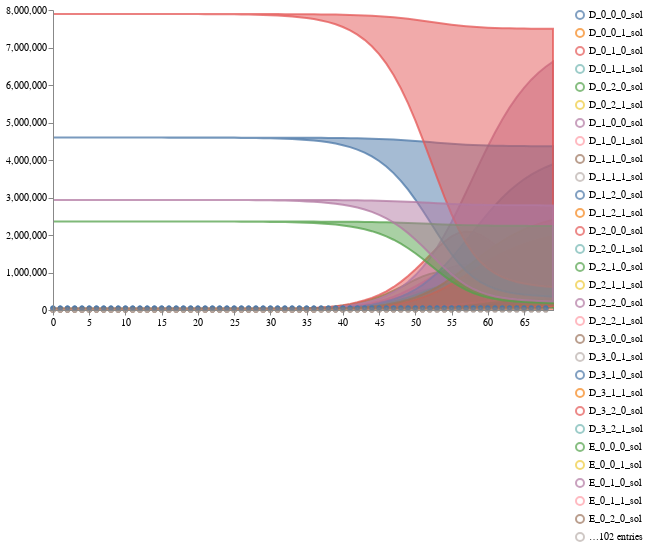

Here is the notebook cell this chart was saved with:
### Markdown cell above
## Load, calibrate and sample an ensemble of one model

### Code cell
num_samples=2
prior_samples = load_and_sample_petri_model(model2_location, num_samples, timepoints=timepoints, method="euler",
                                            visual_options={"title": "Prior Distributions", "subset":".*_sol"}, 
                                            time_unit="days")
#display(prior_samples)

schema = plots.trajectories(pd.DataFrame(prior_samples["data"]), subset=".*_sol",
                            points=test_data.reset_index(drop=True).rename(columns={"I":"I_data", "H":"H_data", "D":"D_data"}))
schema = plots.pad(schema, 5)
plots.ipy_display(schema)

### Figure 1 — Vega specification as saved in the notebook (floating-point values rounded to 4 significant figures; data arrays with more than 128 entries replaced by an {"elided": "..."} marker saying what was removed)
{"$schema": "https://vega.github.io/schema/vega/v5.json", "axes": [{"name": "x_axis", "orient": "bottom", "scale": "xscale", "zindex": 100}, {"name": "y_axis", "orient": "left", "scale": "yscale", "zindex": 100}], "data": [{"name": "distributions", "values": {"elided": "8960 records"}}, {"name": "traces", "transform": [{"expr": "isValid(datum.value)", "type": "filter"}], "values": []}, {"name": "points", "values": {"elided": "207 records"}}, {"name": "markers", "values": []}, {"name": "selected", "on": [{"remove": true, "trigger": "clear"}, {"remove": true, "trigger": "!shift"}, {"insert": "clicked", "trigger": "!shift && clicked"}, {"toggle": "clicked", "trigger": "shift && clicked"}]}], "height": 300, "legends": [{"encode": {"labels": {"interactive": true, "name": "legendLabel", "update": {"opacity": [{"test": "!length(data('selected')) || indata('selected', 'value', datum.value)", "value": 1}, {"value": 0.25}]}}, "symbols": {"interactive": true, "name": "legendSymbol", "update": {"fill": {"value": "transparent"}, "opacity": [{"test": "!length(data('selected')) || indata('selected', 'value', datum.value)", "value": 0.7}, {"value": 0.15}], "size": {"value": 64}, "strokeWidth": {"value": 2}}}}, "name": "color_legend", "stroke": "color"}], "marks": [{"from": {"facet": {"data": "points", "groupby": "trajectory", "name": "points_split"}}, "marks": [{"encode": {"hover": {"fillOpacity": {"value": 0.9}}, "update": {"fill": {"field": "trajectory", "scale": "color"}, "fillOpacity": [{"test": "!length(data('selected')) || indata('selected', 'value', datum.trajectory)", "value": 0.5}, {"value": 0.15}], "size": {"value": 10}, "stroke": {"field": "trajectory", "scale": "color"}, "strokeOpacity": [{"test": "!length(data('selected')) || indata('selected', 'value', datum.trajectory)", "value": 0.75}, {"value": 0.15}], "strokeWidth": {"value": 2}, "tooltip": {"field": "value"}, "x": {"field": "timepoint", "scale": "xscale"}, "y": {"field": "value", "scale": "yscale"}}}, "from": {"data": "points"}, "name": "_points_symbol", "type": "symbol", "zindex": 3}, {"encode": {"hover": {"fillOpacity": {"value": 0.9}}, "update": {"interpolate": {"value": "linear"}, "stroke": {"field": "trajectory", "scale": "color"}, "strokeOpacity": [{"test": "!length(data('selected')) || indata('selected', 'value', datum.trajectory)", "value": 0.3}, {"value": 0.1}], "strokeWidth": {"value": 2}, "x": {"field": "timepoint", "scale": "xscale"}, "y": {"field": "value", "scale": "yscale"}}}, "from": {"data": "points"}, "name": "_points_line", "type": "line", "zindex": 3}], "name": "_points", "type": "group", "zindex": 3}, {"from": {"facet": {"data": "traces", "groupby": "trajectory", "name": "traces_split"}}, "marks": [{"encode": {"hover": {"fillOpacity": {"value": 0.9}}, "update": {"interpolate": {"value": "linear"}, "stroke": {"field": "trajectory", "scale": "color"}, "strokeOpacity": [{"test": "!length(data('selected')) || indata('selected', 'value', datum.trajectory)", "value": 0.75}, {"value": 0.15}], "strokeWidth": {"value": 2}, "x": {"field": "timepoint", "scale": "xscale"}, "y": {"field": "value", "scale": "yscale"}}}, "from": {"data": "traces_split"}, "name": "_traces_lines", "type": "line"}], "name": "_traces", "type": "group", "zindex": 2}, {"from": {"facet": {"data": "distributions", "groupby": "trajectory", "name": "trajectory_split"}}, "marks": [{"encode": {"hover": {"fillOpacity": {"value": 0.9}}, "update": {"fill": {"field": "trajectory", "scale": "color"}, "fillOpacity": [{"test": "!length(data('selected')) || indata('selected', 'value', datum.trajectory)", "value": 0.5}, {"value": 0.15}], "interpolate": {"value": "linear"}, "stroke": {"field": "trajectory", "scale": "color"}, "strokeOpacity": [{"test": "!length(data('selected')) || indata('selected', 'value', datum.trajectory)", "value": 0.75}, {"value": 0.15}], "strokeWidth": {"value": 2}, "x": {"field": "timepoint", "scale": "xscale"}, "y": {"field": "upper", "scale": "yscale"}, "y2": {"field": "lower", "scale": "yscale"}}}, "from": {"data": "trajectory_split"}, "type": "area"}], "name": "_distributions", "type": "group", "zindex": 1}, {"marks": [{"encode": {"enter": {"stroke": {"value": "lightgray"}}, "update": {"opacity": {"value": 1}, "x": {"field": "timepoint", "scale": "xscale"}, "y": {"signal": "height"}, "y2": {"value": 0}}}, "from": {"data": "markers"}, "name": "_marker text", "type": "rule"}, {"encode": {"enter": {"fontSize": {"value": 8}, "text": {"field": "datum.label"}, "y": {"value": 0}}}, "from": {"data": "_marker text"}, "name": "_marker flags", "transform": [{"as": ["x", "_y", "opacity", "align", "baseline"], "lineAnchor": "start", "offset": [1], "size": {"signal": "[width, height]"}, "type": "label"}], "type": "text"}], "name": "_markers", "type": "group"}], "padding": 5, "scales": [{"domain": {"fields": [{"data": "distributions", "field": "timepoint"}, {"data": "traces", "field": "timepoint"}, {"data": "points", "field": "timepoint"}, {"data": "markers", "field": "timepoint"}]}, "name": "xscale", "range": "width", "type": "linear", "zero": false}, {"domain": {"fields": [{"data": "distributions", "field": "lower"}, {"data": "distributions", "field": "upper"}, {"data": "traces", "field": "value"}, {"data": "points", "field": "value"}]}, "name": "yscale", "nice": true, "range": "height", "type": "linear", "zero": true}, {"domain": {"fields": [{"data": "distributions", "field": "trajectory"}, {"data": "traces", "field": "trajectory"}, {"data": "points", "field": "trajectory"}]}, "name": "color", "range": "category", "type": "ordinal"}], "signals": [{"name": "clear", "on": [{"events": "mouseup[!event.item]", "force": true, "update": "true"}], "value": true}, {"name": "shift", "on": [{"events": "@legendSymbol:click, @legendLabel:click", "force": true, "update": "event.shiftKey"}], "value": false}, {"name": "clicked", "on": [{"events": "@legendSymbol:click, @legendLabel:click", "force": true, "update": "{value: datum.value}"}], "value": null}], "width": 500}
